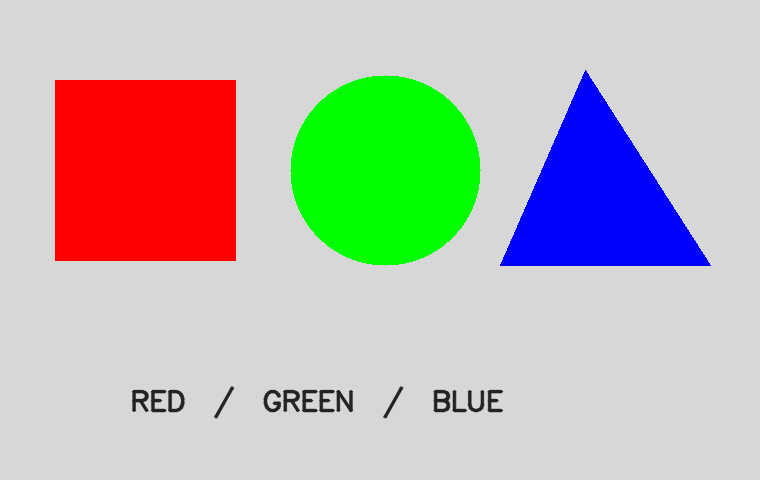
#> input picture Color Detector/test_images/color_scene.png, 760 x 480 px
$ python color_detector.py --source test_images/color_scene.png
#> lines starting #> are read from the running program, lines starting #| are printed output that depends on the picture; after the words box and inside, x2 and y2 are one past the last pixel; in counts of white or black regions, pixels touching at a corner belong together
"""Real-time multi-color detector with a still-image test mode."""
from __future__ import annotations
import argparse
from pathlib import Path
import cv2
import numpy as np
HERE=Path(__file__).resolve().parent
DEFAULT_IMAGE=HERE/'test_images'/'color_scene.png'

class ColorDetector:
    def __init__(self,min_area=500):
#> in main, frame is the input picture: shape (480, 760, 3); mean B, G, R 180.1, 185.3, 188.4
        self.min_area=float(min_area)
        self.kernel=cv2.getStructuringElement(cv2.MORPH_ELLIPSE,(5,5))
        # OpenCV hue is 0..179; red wraps around zero and therefore has two ranges.
        self.ranges={
          'RED': [((0,90,65),(10,255,255)),((170,90,65),(179,255,255))],
          'GREEN': [((35,65,55),(90,255,255))],
          'BLUE': [((92,70,45),(132,255,255))],
        }
        self.colors={'RED':(0,0,255),'GREEN':(0,255,0),'BLUE':(255,80,0)}
    def process(self,frame):
        if frame is None or frame.size==0: raise ValueError('Empty frame received.')
        out=frame.copy(); hsv=cv2.cvtColor(frame,cv2.COLOR_BGR2HSV); summary={}
#> after `hsv = cv2.cvtColor(frame, cv2.COLOR_BGR2HSV)`: hsv: shape (480, 760, 3); mean H, S, V 11.5, 57.2, 222.8
        for name,ranges in self.ranges.items():
            mask=np.zeros(hsv.shape[:2],np.uint8)
            for low,high in ranges:
                mask=cv2.bitwise_or(mask,cv2.inRange(hsv,np.array(low,np.uint8),np.array(high,np.uint8)))
            mask=cv2.morphologyEx(mask,cv2.MORPH_OPEN,self.kernel)
            mask=cv2.morphologyEx(mask,cv2.MORPH_CLOSE,self.kernel,iterations=2)
            contours,_=cv2.findContours(mask,cv2.RETR_EXTERNAL,cv2.CHAIN_APPROX_SIMPLE)
            hits=0
            for c in sorted(contours,key=cv2.contourArea,reverse=True):
                area=cv2.contourArea(c)
                if area<self.min_area: continue
                x,y,w,h=cv2.boundingRect(c); color=self.colors[name]
                cv2.rectangle(out,(x,y),(x+w,y+h),color,2)
                cv2.putText(out,f'{name} | {area:.0f}px2',(x,max(22,y-8)),cv2.FONT_HERSHEY_SIMPLEX,.55,color,2,cv2.LINE_AA)
                hits+=1
            summary[name]=hits
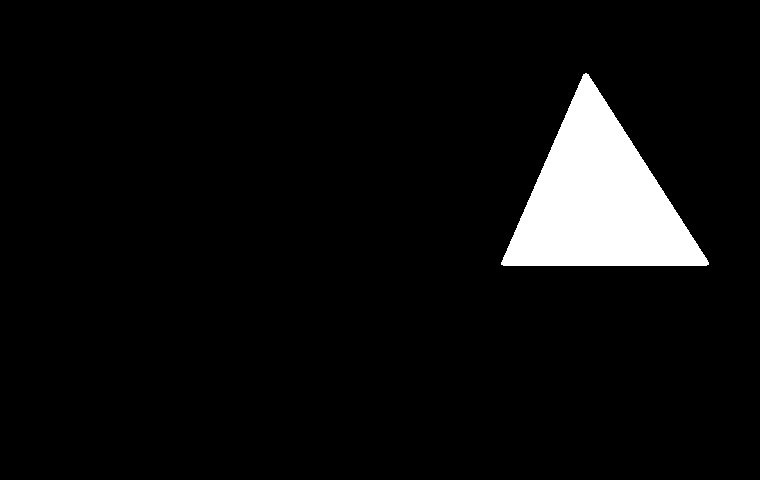
#> mask: shape (480, 760); 5.7% white; 1 white region, box (x1, y1, x2, y2) and area: (501, 73, 709, 266) 20758
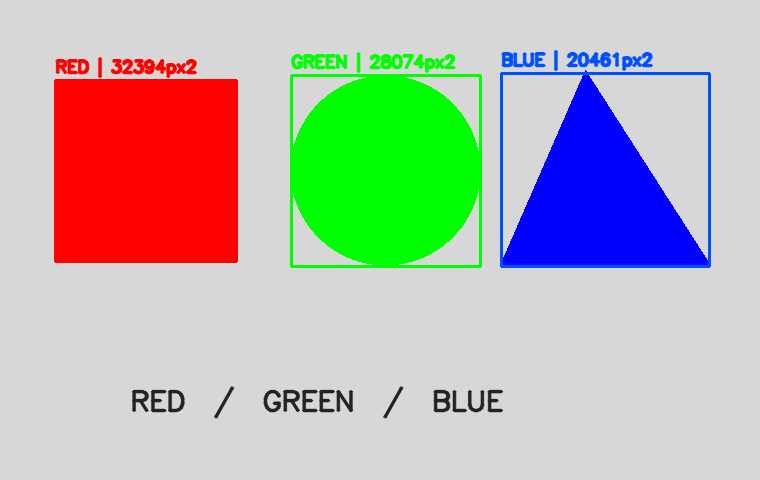
#> out: shape (480, 760, 3); 3.12% of pixels changed, all inside (x1, y1, x2, y2) = (54, 50, 711, 268)
#> after the loop, summary = {'RED': 1, 'GREEN': 1, 'BLUE': 1}
        cv2.putText(out,'MULTI-COLOR DETECTOR',(12,28),cv2.FONT_HERSHEY_SIMPLEX,.65,(255,255,255),2,cv2.LINE_AA)
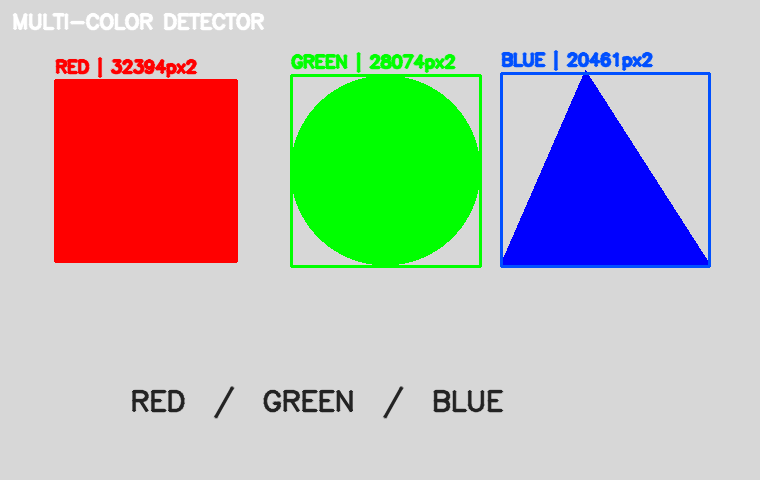
#> out: shape (480, 760, 3); 0.82% of pixels changed, all inside (x1, y1, x2, y2) = (12, 12, 265, 31)
        return out,summary

def source_value(value): return int(value) if value.isdigit() else value

def main():
    ap=argparse.ArgumentParser(description=__doc__)
    ap.add_argument('--image',type=Path,default=DEFAULT_IMAGE,help='Still image input; use --source for webcam/video.')
    ap.add_argument('--source',help='Camera index (0) or video path; overrides --image')
    ap.add_argument('--min-area',type=float,default=500)
    ap.add_argument('--output',type=Path,default=HERE/'outputs'/'color_detector_output.png')
    ap.add_argument('--no-display',action='store_true')
    args=ap.parse_args(); detector=ColorDetector(args.min_area)
    if args.source is None:
        frame=cv2.imread(str(args.image))
        if frame is None: raise SystemExit(f'ERROR: Cannot read input image: {args.image}')
        out,summary=detector.process(frame); args.output.parent.mkdir(parents=True,exist_ok=True)
        if not cv2.imwrite(str(args.output),out): raise SystemExit('ERROR: Could not write output image.')
        print('[OK] Detected contours: '+', '.join(f'{k}={v}' for k,v in summary.items()))
        print(f'[OK] Output saved: {args.output.resolve()}')
        if not args.no_display:
            cv2.imshow('Color Detector',out); cv2.waitKey(0); cv2.destroyAllWindows()
        return
    cap=cv2.VideoCapture(source_value(args.source))
    if not cap.isOpened(): raise SystemExit(f'ERROR: Cannot open camera/video source: {args.source}')
    count=0
    try:
        while True:
            ok,frame=cap.read()
            if not ok: break
            frame=cv2.flip(frame,1) if isinstance(source_value(args.source),int) else frame
            out,summary=detector.process(frame)
#> summary = {'RED': 1, 'GREEN': 1, 'BLUE': 1}
            if not args.no_display:
                cv2.imshow('Color Detector',out)
                if cv2.waitKey(1)&0xFF==ord('q'): break
#> (key q is pressed here)
            count+=1
            if args.no_display and count>=300: break
    finally: cap.release(); cv2.destroyAllWindows()
    print(f'[OK] Processed {count} frames. Press Q in the display to exit.')
if __name__=='__main__': main()
